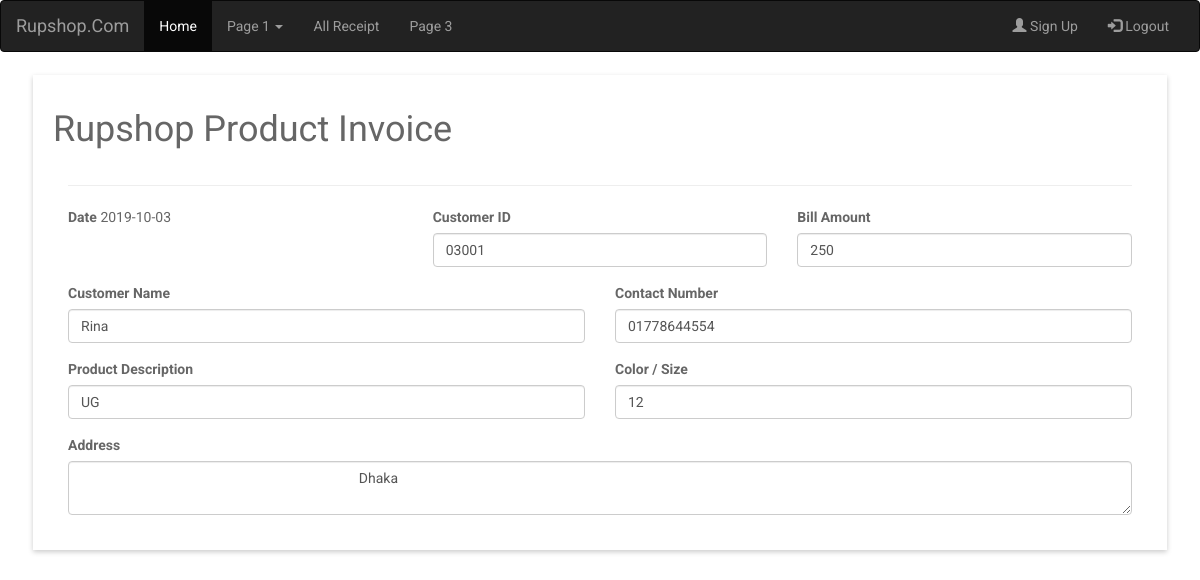
The app's page /view.php?rid=1 (signed in) with its own data.
### tables this page shows
CREATE TABLE `receipt` (
  `receipt_id` int(255) NOT NULL,
  `cre_date` varchar(100) NOT NULL,
  `customer_id` varchar(250) NOT NULL,
  `bill_amount` varchar(200) NOT NULL,
  `customer_name` varchar(100) NOT NULL,
  `contact_number` varchar(100) NOT NULL,
  `p_description` varchar(255) NOT NULL,
  `color_size` varchar(100) NOT NULL,
  `address` varchar(100) NOT NULL
);

### view.php (the view, shortened to what this page needs)
<?php
  include 'db.php';
	if (!empty($_GET)) {
	    $rid = $_GET['rid'];
	    $query = "SELECT *FROM receipt WHERE receipt_id = '$rid'";
	    $res = mysqli_query($link, $query);
	    $data = mysqli_fetch_assoc($res);
	}
?>
<!DOCTYPE html>
<html>
  <head>
    <link rel="stylesheet" href="https://use.fontawesome.com/releases/v5.5.0/css/all.css">
      <link rel="stylesheet" href="https://maxcdn.bootstrapcdn.com/bootstrap/3.4.0/css/bootstrap.min.css">
    <link rel="stylesheet" href="assets/css/style.css">
  </head>
  <body>
	<nav class="navbar navbar-inverse">
	  <div class="container-fluid">
	    <div class="navbar-header">
	      <a class="navbar-brand" href="#">Rupshop.Com</a>
	    </div>
	    <div class="collapse navbar-collapse" id="myNavbar">
	      <ul class="nav navbar-nav">
	        <li class="active"><a href="#">Home</a></li>
	        <li class="dropdown">
	          <a class="dropdown-toggle" data-toggle="dropdown" href="#">Page 1 <span class="caret"></span></a>
	        </li>
	        <li><a href="allreport.php">All Receipt</a></li>
	        <li><a href="#">Page 3</a></li>
	      </ul>
	      <ul class="nav navbar-nav navbar-right">
	        <li><a href="registration.php"><span class="glyphicon glyphicon-user"></span> Sign Up</a></li>
	        <li><a href="logout.php"><span class="glyphicon glyphicon-log-in"></span> Logout</a></li>
	      </ul>
	    </div>
	  </div>
	</nav>
<div class="container">
	<div class="row">
		<div class="col-md-12">
			<div class="testbox">
				<form action="" method="post">
					<h1>Rupshop Product Invoice</h1>
					<div class="col-md-12">
						<hr>
					</div>
					<div class="col-md-12">
						<div class="row">
							<div class="col-md-4">
								<div class="form-group">
									<label>Date</label>
									<?php echo $data['cre_date']?>
								</div>
							</div>
							<div class="col-md-4">
								<div class="form-group">
									<label>Customer ID</label>
									<input type="" name="cid" value="<?php echo $data['customer_id']?>" class="form-control" required>
								</div>
							</div>
							<div class="col-md-4">
								<div class="form-group">
									<label>Bill Amount</label>
									<input type="text" name="bill" value="<?php echo $data['bill_amount']?>" class="form-control" required>
								</div>
							</div>
						</div>
					</div>
					<div class="col-md-12">
						<div class="row">
							<div class="col-md-6">
								<div class="form-group">
									<label>Customer Name</label>
									<input type="text" name="cname" value="<?php echo $data['customer_name']?>" class="form-control" required>
								</div>
							</div>
							<div class="col-md-6">
								<div class="form-group">
									<label>Contact Number</label>
									<input type="text" name="contact" value="<?php echo $data['contact_number']?>" class="form-control" required>
								</div>
							</div>
						</div>
					</div>
					<div class="col-md-12">
						<div class="row">
							<div class="col-md-6">
								<div class="form-group">
									<label>Product Description</label>
									<input type="text" name="pdes" value="<?php echo $data['p_description']?>" class="form-control" required>
								</div>
							</div>
							<div class="col-md-6">
								<div class="form-group">
									<label>Color / Size</label>
									<input type="text" name="color" value="<?php echo $data['color_size']?>" class="form-control" required>
								</div>
							</div>
						</div>
					</div>
					<div class="col-md-12">
						<div class="row">
							<div class="col-md-12">
								<div class="form-group">
									<label>Address</label>
									<textarea type="text" name="address" class="form-control" rows="2" required>
										<?php echo $data['address']?>
									</textarea>
								</div>
							</div>
						</div>
					</div>
				</form>
    </div>
		</div>
	</div>
</div>
</body>
</html>

### assets/css/style.css (style rules this page uses)
html, body { min-height: 100%; }
body, div, form, input, select, p { padding: 0; margin: 0; outline: none; font-family: Roboto, Arial, sans-serif; font-size: 14px; color: #666; line-height: 22px; }
h1 { margin: 15px 0; font-weight: 400; }
.testbox { display: flex; justify-content: center; align-items: center; height: inherit; padding: 3px; }
form { width: 100%; padding: 20px; background: #fff; box-shadow: 0 2px 5px #ccc; }
input, select, textarea { margin-bottom: 10px; border: 1px solid #ccc; border-radius: 3px; }
input { width: calc(100% - 10px); padding: 5px; }
textarea { width: calc(100% - 6px); }

### records on screen
receipt: cre_date "2019-10-03", cid "03001", bill "250", cname "Rina", contact "01778644554", pdes "UG", color "12", address "Dhaka"
